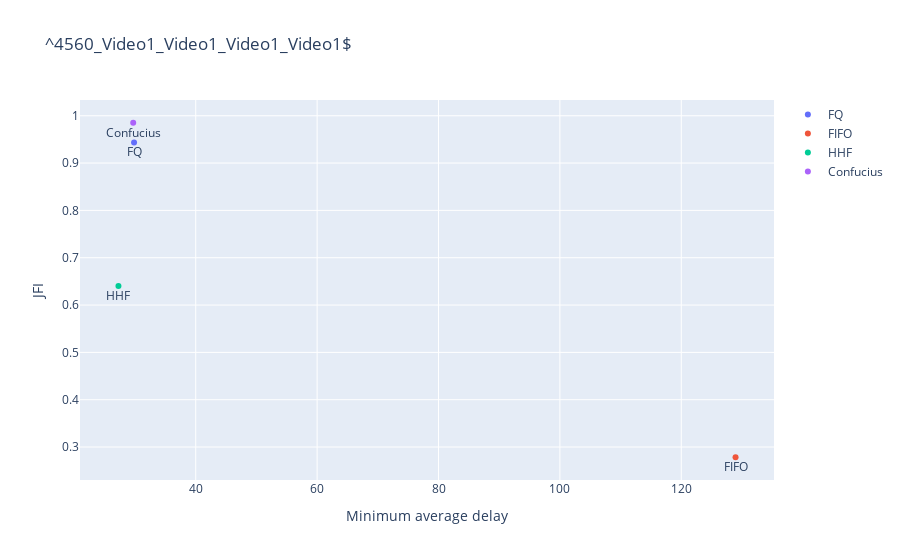

The code cell stored with this chart in its notebook:
### Code cell
tracenum = 1
baselinelist = {
    "FQ": "FqCoDel_0_500ms500", 
    "FIFO": "PfifoFast_0_500",
    "HHF": "Hhf_0_500", 
    "Confucius": "Auto_0_1.00_ExpClass4.00",
    # "CBQ": "Dwrr_9_1.00",
    # "StrictPriority" : "StrictPriority_9_1000",
}

expconfs = [
    "^4560_Video1_Video1_Video1_Video1$",
]
indir = "ns-3.34/logs/"
exps = os.listdir (indir)
for expconf in expconfs:
    # pool = mp.Pool (4)
    # data1 = pool.map (ProcessBaseline, [(exps, expconf, tracenum, indir, name, baseline) for name, baseline in baselinelist.items()])
    # pool.close ()
    # pool.join ()
    data1 = list (map (ProcessBaseline, [(exps, expconf, tracenum, indir, name, baseline) for name, baseline in baselinelist.items()]))

    fig = go.Figure (data=data1)
    fig.update_layout(
        title=expconf,
        xaxis_title="Minimum average delay",
        yaxis_title="JFI"
    )
    fig.show()

### Figure 1 — Plotly figure (JSON) as saved in the notebook; plotly's stock layout.template omitted (floating-point values rounded to 4 significant figures)
{"data": [{"mode": "markers+text", "name": "FQ", "text": "FQ", "textposition": "bottom center", "type": "scatter", "x": [29.84], "y": [0.9436]}, {"mode": "markers+text", "name": "FIFO", "text": "FIFO", "textposition": "bottom center", "type": "scatter", "x": [128.9], "y": [0.2784]}, {"mode": "markers+text", "name": "HHF", "text": "HHF", "textposition": "bottom center", "type": "scatter", "x": [27.27], "y": [0.6405]}, {"mode": "markers+text", "name": "Confucius", "text": "Confucius", "textposition": "bottom center", "type": "scatter", "x": [29.7], "y": [0.9852]}], "layout": {"title": {"text": "^4560_Video1_Video1_Video1_Video1$"}, "xaxis": {"title": {"text": "Minimum average delay"}}, "yaxis": {"title": {"text": "JFI"}}}}
